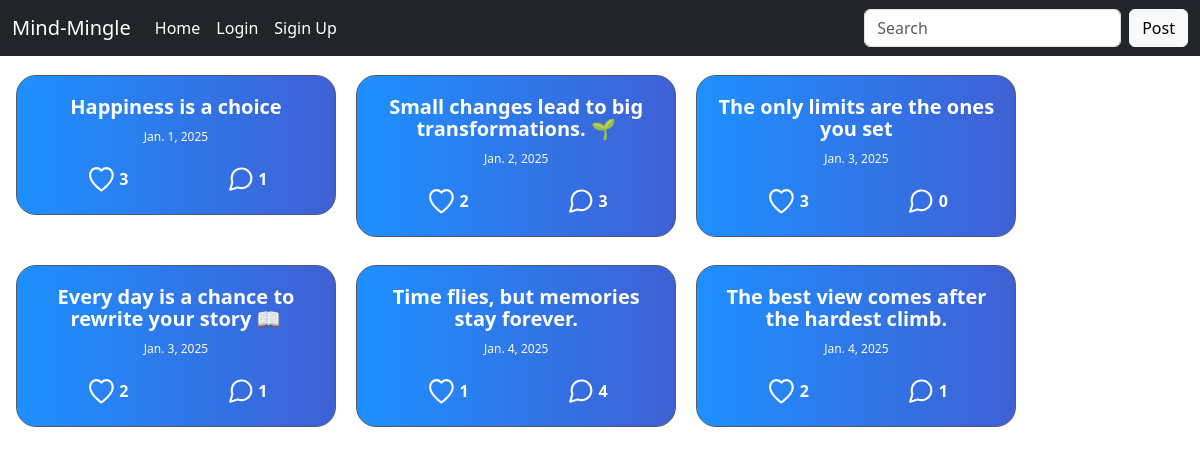
The page / on the database its author committed.
### App/models.py (models this page shows, shortened)
class Tweet(models.Model):
    user  = models.ForeignKey(User, on_delete=models.CASCADE,related_name="tweets")
    content  = models.CharField(max_length=50)
    created_at  = models.DateField(auto_now_add=True)

### App/views.py (the view)
# urls.py: path('',views.Home,name='home'),
def Home(request):
    tweets = Tweet.objects.all()
    tweet_data = []  # Create an empty list to store tweet data along with like count
    for tweet in tweets:
        likes = Like.objects.filter(tweet=tweet).count()  # Get like count for each tweet
        comment =  Comments.objects.filter(tweet=tweet).count()
        tweet_data.append({'tweet': tweet, 'like_count': likes,'comments':comment})  # Append tweet and like count as a dictionary
    return render(request, "Tweet_home/tweet.html", {'tweet_data': tweet_data})

### templates/Tweet_home/tweet.html (shortened to what this page needs)
{% extends "index.html" %}
{% block main %}
    <nav class="navbar navbar-expand-lg bg-dark">
        <div class="container-fluid">
          <a class="navbar-brand text-white" href="#">Mind-Mingle</a>
          <div class="collapse navbar-collapse" id="navbarNav">
            <ul class="navbar-nav me-auto mb-2 mb-lg-0">
              <li class="nav-item">
                <a class="nav-link active text-white" aria-current="page" href="#">Home</a>
              </li>
              {% if request.user.is_authenticated %}
              <li class="nav-item">
                <a class="nav-link text-white">Welcome {{request.user.username}}</a>
              </li>
              <li class="nav-item">
                <a class="nav-link text-white" href="{% url "dashboard" %}">Dashboard</a>
              </li>
              <li class="nav-item">
                <a class="nav-link text-white" href="{% url "logout" %}">Logout</a>
              </li>
              {% else %}
              <li class="nav-item">
                <a class="nav-link text-white" href="{% url "login" %}">Login</a>
              </li>
              <li class="nav-item">
                <a class="nav-link text-white" href="{% url "signin" %}">Sigin Up</a>
              </li>
              {% endif %}
            </ul>
            <form class="d-flex" role="search">
              <input class="form-control me-2 " type="search" placeholder="Search" aria-label="Search">
              <a class="btn btn-light" href="{% url "create" %}">Post</a>
            </form>
          </div>
        </div>
      </nav>
{% for tweets in tweet_data %}
<div class="card-container">
<div class="post-card">
  <a href="#" class="title">{{tweets.tweet.content}}</a>
  <span class="datetime">{{tweets.tweet.created_at}}</span>
  <div class="comment-like">
    <form method="POST" action="{% url 'like' tweets.tweet.id %}">
      <button type="submit" style="border: none; background: none; cursor: pointer;">
        <span style="color:white">
          {{tweets.like_count}}</span>
      </button>
  </form>
  <form  method="POST" action="{% url "comment" tweets.tweet.id %}">
    <button type="submit" style="border: none; background: none; cursor: pointer;">
    <span style="color:white  " >{{tweets.comments}}</span>
  </form>
  </div>
</div>
</div>
{% endfor %}
{% endblock %}

### templates/index.html (shortened to what this page needs)
{% load static %}
<!doctype html>
<html lang="en">
  <head>
    <link href="https://cdn.jsdelivr.net/npm/bootstrap@5.3.3/dist/css/bootstrap.min.css" rel="stylesheet">
    <link rel="stylesheet" href="{% static "Tweet_home/style.css" %}">
  </head>
  <body>
{% block main %}{% endblock %}
  </body>
  </html>

### static/Tweet_home/style.css (style rules this page uses)
.post-card { margin-bottom: 0.6rem; margin-left: 1rem; margin-top: 1.2rem; width: 320px; background: lightgrey; background: linear-gradient(270deg, blueviolet, purple, dodgerblue); background-size: 600% 600%; animation: move-bg 8s ease infinite; border: 1px solid rgb(84 90 106); border-radius: 20px; color: white; display: flex; flex-direction: column; padding: 10px 20px; }
.title { font-size: 20px; line-height: 22px; font-weight: 600; margin-top: 10px; color: #fff; text-decoration: none; transition: all .35s ease-in; }
.datetime { font-size: 12px; color: cornsilk; margin: 10px 0; }
.comment-like { display: flex; justify-content: space-around; align-items: center; padding: 2px 0; }
.comment-like span { cursor: pointer; height: 40px; width: 50px; padding: 0 3px; display: flex; align-items: center; justify-content: center; font-weight: 900; border-radius: 10px; background-color: transparent; transition: all .15s ease; }
.comment-like span svg { fill: rgb(255, 255, 255); margin-right: 2px; }
.text-white { color: white !important; }
.card-container { display: ruby; justify-content: center; align-items: center; text-align: center; height: 100vh; }

### rows shown on the page
Tweet: tweet.content "Happiness is a choice", tweet.created_at "Jan. 1, 2025", like_count "3", comments "1"
Tweet: tweet.content "Small changes lead to big transformations. 🌱", tweet.created_at "Jan. 2, 2025", like_count "2", comments "3"
Tweet: tweet.content "The only limits are the ones you set", tweet.created_at "Jan. 3, 2025", like_count "3", comments "0"
Tweet: tweet.content "Every day is a chance to rewrite your story 📖", tweet.created_at "Jan. 3, 2025", like_count "2", comments "1"
Tweet: tweet.content "Time flies, but memories stay forever.", tweet.created_at "Jan. 4, 2025", like_count "1", comments "4"
Tweet: tweet.content "The best view comes after the hardest climb.", tweet.created_at "Jan. 4, 2025", like_count "2", comments "1"
